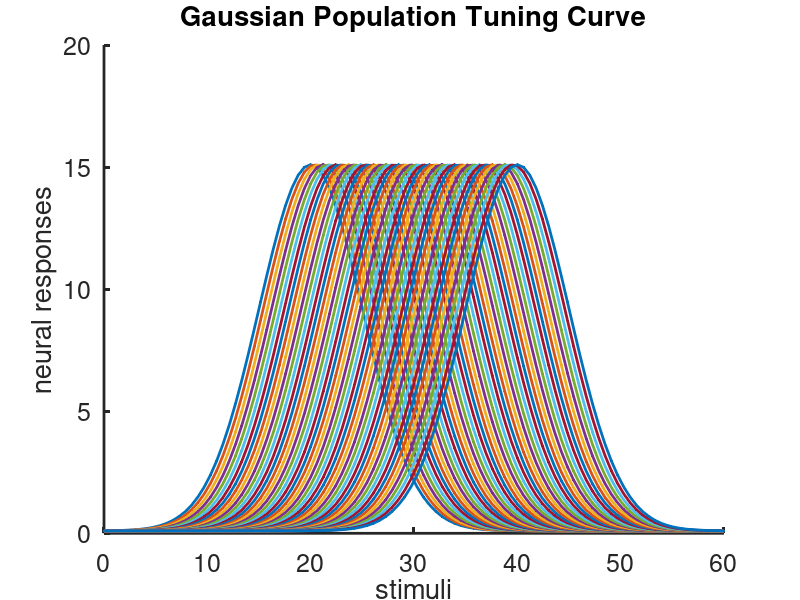
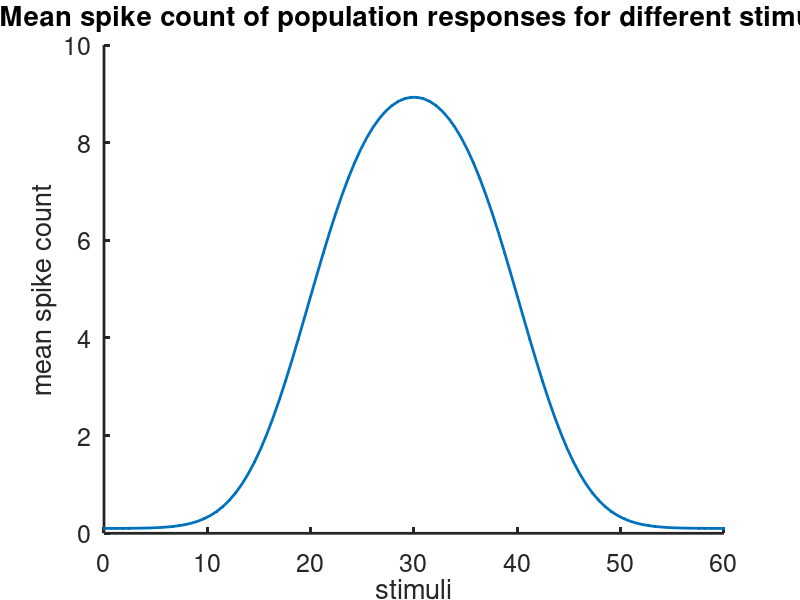
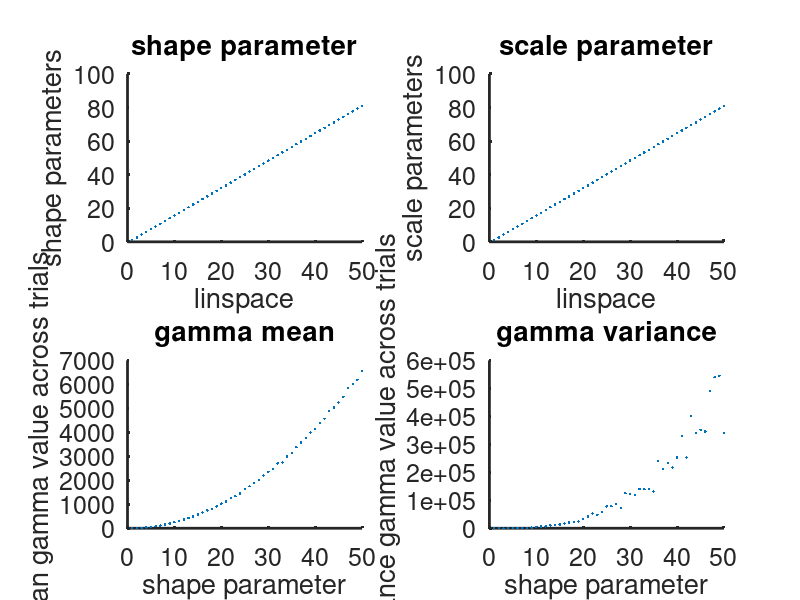
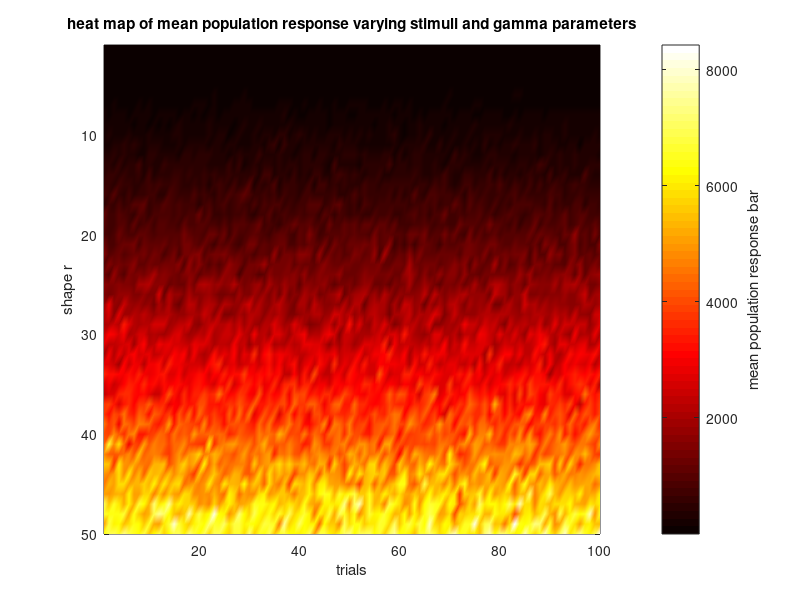

Write MATLAB code to recreate these figures, in order. (Note: this script raises an error after producing the figures.)
%*************************************************************************************


%*************************************************************************************



tic
close all;clear;clc;

%% 1 Gaussian tuning curve
%*************************************************************************************
g = 15;
%*************************************************************************************

b = 0.1;
sig_tc = 5;

%*************************************************************************************
struevec = linspace(0,60,100);
%*************************************************************************************

sprefvec = linspace(20,40,50);
f_s_nbm = NaN(length(struevec),length(sprefvec));

mean_f_s = NaN(1,length(struevec)); 

for i = 1:length(struevec)
    s = struevec(i);
    f_s_nbm(i,:) = g * exp(-(s-sprefvec).^2/2/sig_tc^2) + b;
    mean_f_s(i) = mean(f_s_nbm(i,:));
end

mean_f_s_sort = sort(mean_f_s);

figure;
plot(struevec, f_s_nbm,'.-','LineWidth',2);
set(gca,'FontSize', 18'); box off;
set(gca,'LineWidth',2); xlabel('stimuli'); ylabel('neural responses')
title('Gaussian Population Tuning Curve');

figure;
plot(struevec, mean_f_s,'.-','LineWidth',2)
set(gca,'FontSize', 18'); box off;
set(gca,'LineWidth',2); xlabel('stimuli'); ylabel('mean spike count')
title('Mean spike count of population responses for different stimuli');

%% 2 Gamma parameter set up
scale_par_s = linspace(1,81,50);
%*************************************************************************************
% shape_par_r = 1 ./ scale_par_s;
shape_par_r = scale_par_s;
%*************************************************************************************


ntrials = 100;
gam_num = NaN(length(shape_par_r),ntrials);
[mean_gam_num,var_gam_num] = deal(NaN(1,length(shape_par_r)));

% figure;
for i = 1:length(shape_par_r)
    
    for j = 1:ntrials
        gam_num(i,j) = gamrnd(shape_par_r(i),scale_par_s(i));
    end
    
%     subplot(1,2,1);
%     plot(linspace(1,10,100),gam_num(i,:),'-','LineWidth',2)
%     hold on;
%     set(gca,'FontSize', 18'); box off;
%     set(gca,'LineWidth',2); 
%     xlabel('100 trials'); 
%     ylabel('gamma values')
%     title('The fluctuations of gamma values over 100 trials');

    mean_gam_num(i) = mean(gam_num(i,:));
    var_gam_num(i) = var(gam_num(i,:));
    
    gam_num_temp = gam_num(i,:);
    gam_num_small = gam_num_temp(gam_num(i,:)<1e-5);
    gam_num_small_length = length(gam_num_small);
    
%     subplot(1,2,2);
%     ylim([-inf 1e-5])
%     plot(linspace(1,10,gam_num_small_length),gam_num_small,'-','LineWidth',2)
%     set(gca,'FontSize', 18'); box off;
%     set(gca,'LineWidth',2); 
%     hold on;
%     xlabel('100 trials'); 
%     ylabel('gamma values')
%     title('gamma values under 1e-5');

end

figure;
subplot(2,2,1); plot(linspace(1,50,50),shape_par_r,'.','LineWidth',2)
set(gca,'FontSize', 18'); box off;
set(gca,'LineWidth',2); xlabel('linspace'); ylabel('shape parameters')
title('shape parameter');

subplot(2,2,2); plot(linspace(1,50,50),scale_par_s,'.','LineWidth',2)
set(gca,'FontSize', 18'); box off;
set(gca,'LineWidth',2); xlabel('linspace'); ylabel('scale parameters')
title('scale parameter');

subplot(2,2,3); plot(linspace(1,50,50),mean_gam_num,'.','LineWidth',2)
set(gca,'FontSize', 18'); box off;
set(gca,'LineWidth',2); xlabel('shape parameter'); ylabel('mean gamma value across trials')
title('gamma mean');

subplot(2,2,4); plot(linspace(1,50,50),var_gam_num,'.','LineWidth',2)
set(gca,'FontSize', 18'); box off;
set(gca,'LineWidth',2); xlabel('shape parameter'); ylabel('variance gamma value across trials')
title('gamma variance');



%% 2.1 Heat map of gamma parameters
figure;
h_gam = pcolor(gam_num);

set(h_gam,'Facecolor','interp')
set(h_gam,'Linestyle','none')
set(gca,'YDir','reverse')
colormap('hot')

h_gam = colorbar;

ylabel(h_gam, 'mean population response bar')
xlabel('trials')
ylabel('shape r')
title('heat map of mean population response varying stimuli and gamma parameters')


%% 2.2 NBM Encoding & Decoding
% repetition set up
num_trials = 100;

% array init
[alpha,p_par,r_par,nbm_across_trial,nbm_var_across_trial] = deal(NaN(length(struevec),length(scale_par_s)));
nbm_data = NaN(length(struevec),length(scale_par_s),num_trials);
f_s_est = NaN(length(struevec),length(scale_par_s),num_trials);

for i = 1:length(struevec) % 1x100
    current_iterate_i = i
    
    % select the population response to different stimulus
    neural_population = f_s_nbm(i,:);
    mean_neural_population_sort = mean_f_s_sort(i);
    
    for j = 1:length(scale_par_s) % 1x50
        current_iterate_j = j;
        scale_s = scale_par_s(j); % 1x1
        
        % alpha = s * f(S)\Delta t        
        %*************************************************************************************
        alpha(i,j) = scale_s * mean_neural_population_sort; 
        % alpha(i,j) = scale_s * mean(neural_population); 
        %*************************************************************************************
        
        % p = 1 / (alpha+1)
        %*************************************************************************************
        p_par(i,j) = 1 / (alpha(i,j) + 1); 
        % r_par(i,j) = 1 / scale_s;
        r_par(i,j) = scale_s;
        %*************************************************************************************
            
        % repetition phase
        r_rep = repmat(r_par(i,j),[1,num_trials]); % 1 x num_trials
        p_rep = repmat(p_par(i,j),[1,num_trials]); % 1 x num_trials
        
        % mean spi
        nbm_data(i,j,:) = nbinrnd(r_rep,p_rep); % 1 x num_trials
        
        nbm_across_trial(i,j) = mean(nbm_data(i,j,:));
        nbm_var_across_trial(i,j) = var(nbm_data(i,j,:));
        
        for k = 1:num_trials % 1x100
            current_iterate_k = k;
            
            % MLE for NBM parameters
            pars_temp = nbinfit(nbm_data(i,j,:));
            % f(S) decoding estimate
            f_s_est(i,j,k) = (pars_temp(1) * (1 - pars_temp(2))) / pars_temp(2);

%             mean_temp = mean(nbm_data(:,k));
%             var_temp = var(nbm_data(:,k));
%             
%             ff_temp = var_temp / mean_temp;
%             
%             if ff_temp <= 1
%                 f_s_est(i,j,k) = 0;
%             else
%                 % MLE for NBM parameters
%                 pars_temp = nbinfit(nbm_data(:,k));
%                 % f(S) decoding estimate
%                 f_s_est(i,j,k) = (pars_temp(1) * (1 - pars_temp(2))) / pars_temp(2);
%                 
%             end
            
            
        end

    end
    
    % nan-check -> seems like there is no nan in here. Then what's the
    % problem?
    % sum(nan_check(:))
    
end

%% 

% heat map of mean population responses
figure;
h_nbm = pcolor(nbm_across_trial);
set(h_nbm,'Facecolor','interp')
set(h_nbm,'Linestyle','none')
set(gca,'YDir','reverse')
colormap('hot')

h_nbm = colorbar;
ylabel(h_nbm, 'mean population response bar')
xlabel('gamma parameters')
ylabel('stimulus values')
title('heat map of mean population response varying stimuli and gamma parameters')

% % population response against gamma 
% nbm_across_stim = mean(nbm_across_trial);
% xx = linspace(1,50,50);
% figure;
% plot(xx, nbm_across_stim,'.-','LineWidth',2);
% set(gca,'FontSize', 18'); box off;
% set(gca,'LineWidth',2); xlabel('shape parameter r'); ylabel('population response averaged over stimuli ')
% title('the growth of population response against gamma');

%% fano factor analysis
% ff_modpoi_data = NaN(length(scale_par_s),length(struevec));
% 
% nbm_var_across_trial_T = transpose(nbm_var_across_trial);
% nbm_across_trial_T = transpose(nbm_across_trial);
% 
% figure;
% for i = 1:length(scale_par_s)
%     
%     ff_modpoi_data(i,:) = nbm_var_across_trial_T(i,:) ./ nbm_across_trial_T(i,:);
%     % s_est = (ff_modpoi_data(i,:) - 1) ./ scale_par_s(i);
%     
%     if i < 40
%         plot(mean_f_s_sort,ff_modpoi_data(i,:));
%         hold on
%         set(gca,'FontSize', 18'); box off;
%         set(gca,'LineWidth',2); 
%         xlabel('mean firing rate'); ylabel('fano factor');
%         title('the growth of fano factor for growing scale parameter');
%     else
%         beta = string(scale_par_s(i));
%         plot(mean_f_s_sort,ff_modpoi_data(i,:));
%         legend('beta='+beta)
%         hold on
%         set(gca,'FontSize', 18'); box off;
%         set(gca,'LineWidth',2); 
%         xlabel('mean firing rate'); ylabel('fano factor');
%         title('the growth of fano factor for growing scale parameter');
% 
%     end
%     
% end



%% decoding
tic
% load('f_s_est.mat')

[nan_count,mean_f_s_est,bias_ML,var_ML] = deal(NaN(length(struevec),length(scale_par_s)));

for i = 1:length(struevec) % 1x100
    s_compared = mean_f_s(i);
    
    for j = 1:length(scale_par_s) % 1x50
        nan_count(i,j) = sum(isnan(f_s_est(i,j,:)));
        
        if nan_count(i,j) == 0
            mean_f_s_est(i,j) = mean(f_s_est(i,j,:));
            bias_ML(i,j) = mean_f_s_est(i,j) - s_compared;
            var_ML(i,j) = var(f_s_est(i,j,:));
        else
            mean_f_s_est(i,j) = NaN;
            bias_ML(i,j) = NaN;
            var_ML(i,j) = NaN;
        end
        
                
    end
    
end

toc

%% KNN impute

bias_ML_KNN = knnimpute(bias_ML);
var_ML_KNN = knnimpute(var_ML);

%% bias heatmap

% heat map of mean population responses
figure;
h_ML_bias = pcolor(bias_ML_KNN);
set(gca,'FontSize', 18'); box off;
set(gca,'LineWidth',2); 
set(h_ML_bias,'Facecolor','interp')
set(h_ML_bias,'Linestyle','none')
set(gca,'YDir','reverse')
colormap('parula')

h_ML_bias = colorbar;
ylabel(h_ML_bias, 'decoding bias bar')
xlabel('gamma parameter (from 1 to 81 in steps of 50)')
ylabel('f(S) (from 0.1 to 8.9 in steps of 100)')
title('decoding bias for r = s = sig_G^2')

%% variance heatmap

% heat map of mean population responses
figure;
h_ML_var = pcolor(var_ML_KNN);
set(gca,'FontSize', 18'); box off;
set(gca,'LineWidth',2); 
set(h_ML_var,'Facecolor','interp')
set(h_ML_var,'Linestyle','none')
set(gca,'YDir','reverse')
colormap('parula')

h_ML_var = colorbar;
ylabel(h_ML_var, 'decoding variance bar')
xlabel('gamma parameter (from 1 to 81 in steps of 50)')
ylabel('stimulus values')
title('decoding variance')

%% Two-sample Kolmogorov-Smirnov test
% test_val = kruskalwallis(bias_ML_KNN);

[h_ks,p_ks] = deal(NaN(length(shape_par_r),length(shape_par_r)));

for i = 1:length(shape_par_r) 
    gam_sample_i = bias_ML_KNN(:,i);
    
    for j = 1:length(shape_par_r)
        gam_sample_j = bias_ML_KNN(:,j);
        [h_ks(i,j),p_ks(i,j)] = kstest2(gam_sample_i,gam_sample_j);
        
    end
    
end

%% Plotting

p_check = sum(p_ks < 0.05);


figure;
h_KS = pcolor(p_ks);
set(gca,'FontSize', 18'); box off;
set(gca,'LineWidth',2); 
set(h_KS,'Facecolor','interp')
set(h_KS,'Linestyle','none')
set(gca,'YDir','reverse')
colormap('parula')

h_KS = colorbar;
ylabel(h_KS, 'p-value bar')
xlabel('sample i for i = 1:50')
ylabel('sample j for j = 1:50')
title('p-value map for r = s = sig_G^2')


    
    


%% Runtime recording
toc




